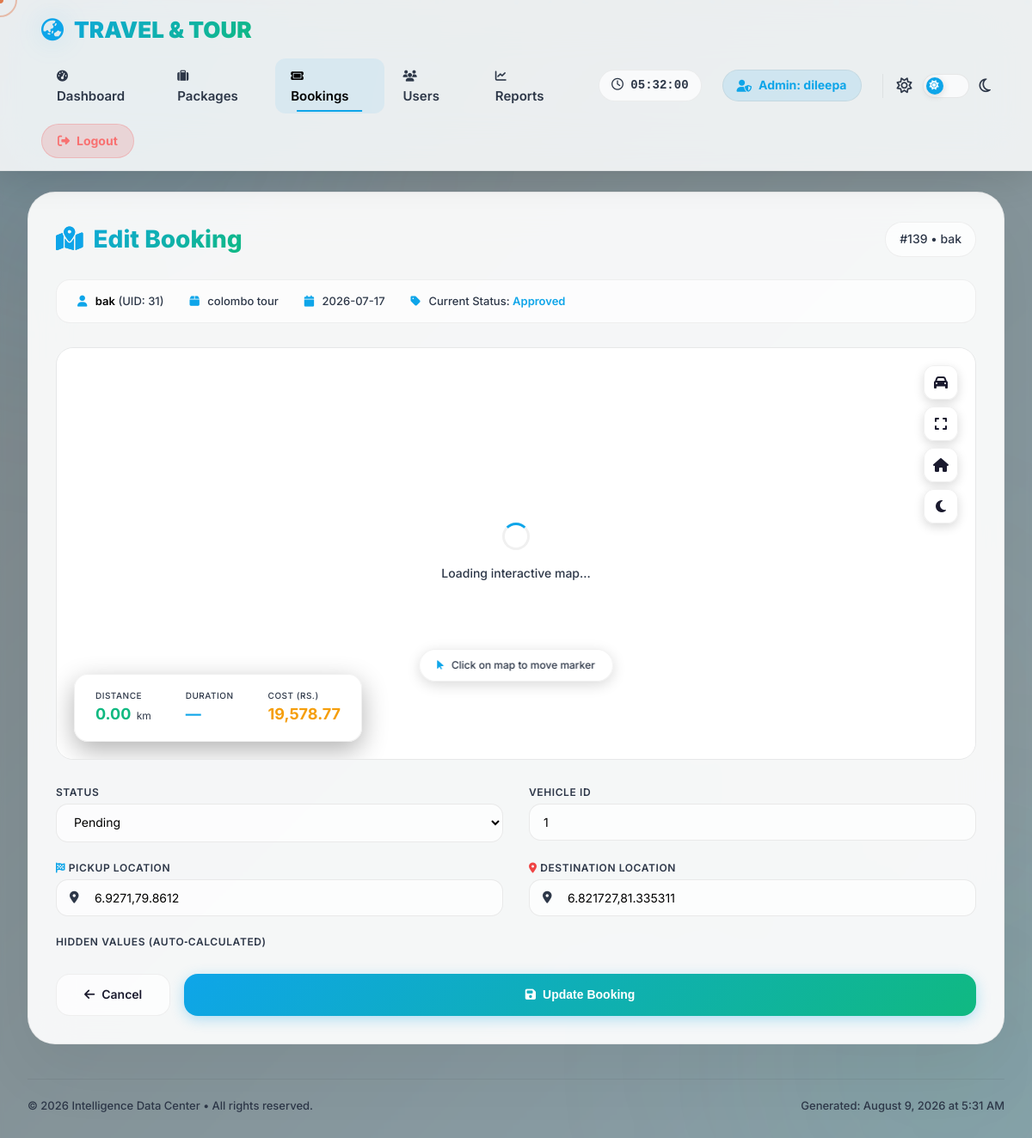
The page /admin/edit_booking.php?id=139 (signed in) on the database its author committed.
### tables this page shows
CREATE TABLE `bookings` (
  `id` int(11) NOT NULL,
  `user_id` int(11) NOT NULL,
  `package_id` int(11) NOT NULL,
  `package_name` varchar(255) DEFAULT NULL,
  `manual_package_name` varchar(255) DEFAULT NULL,
  `booking_date` datetime NOT NULL,
  `status` varchar(50) DEFAULT 'Approved',
  `pickup_location` varchar(255) DEFAULT NULL,
  `destination_location` varchar(255) DEFAULT NULL,
  `calculated_distance` decimal(10,2) DEFAULT NULL,
  `total_cost` decimal(10,2) DEFAULT NULL,
  `number_of_days` int(11) NOT NULL DEFAULT 1,
  `vehicle_id` int(11) NOT NULL,
  `start_date` date DEFAULT NULL,
  `end_date` date DEFAULT NULL,
  `number_of_members` int(11) DEFAULT 1,
  `pickup_lat` decimal(10,8) DEFAULT NULL,
  `pickup_lng` decimal(11,8) DEFAULT NULL,
  `dest_lat` decimal(10,8) DEFAULT NULL,
  `dest_lng` decimal(11,8) DEFAULT NULL,
  `petrol_cost` decimal(12,2) DEFAULT 0.00,
  `vehicle_cost` decimal(12,2) DEFAULT 0.00
);

CREATE TABLE `users` (
  `id` int(11) NOT NULL,
  `full_name` varchar(255) NOT NULL,
  `email` varchar(191) NOT NULL,
  `phone` varchar(20) DEFAULT NULL,
  `address` text DEFAULT NULL,
  `password` varchar(255) NOT NULL,
  `role` enum('user','admin') DEFAULT 'user',
  `created_at` timestamp NOT NULL DEFAULT current_timestamp()
);

CREATE TABLE `packages` (
  `id` int(11) NOT NULL,
  `title` varchar(255) NOT NULL,
  `description` text NOT NULL,
  `latitude` varchar(50) DEFAULT NULL,
  `longitude` varchar(50) DEFAULT NULL,
  `latitude2` varchar(50) DEFAULT NULL,
  `longitude2` varchar(50) DEFAULT NULL,
  `price` decimal(10,2) NOT NULL,
  `icon` varchar(50) DEFAULT '?',
  `created_at` timestamp NOT NULL DEFAULT current_timestamp(),
  `vehicle_id` int(11) DEFAULT NULL,
  `status` varchar(20) DEFAULT 'Active',
  `image` varchar(500) DEFAULT NULL
);

### admin/edit_booking.php (the view, shortened to what this page needs)
<?php
include("../includes/db.php");
$admin_name = 'Admin';
if (isset($_SESSION['admin_name']) && !empty($_SESSION['admin_name'])) {
    $admin_name = $_SESSION['admin_name'];
} elseif (isset($_SESSION['username']) && !empty($_SESSION['username'])) {
    $admin_name = $_SESSION['username'];
} elseif (isset($_SESSION['full_name']) && !empty($_SESSION['full_name'])) {
    $admin_name = $_SESSION['full_name'];
}
$display_admin = "Admin: " . $admin_name;
$booking_id = isset($_GET['id']) ? intval($_GET['id']) : 0;
$query = "SELECT b.*, u.full_name AS user_name, p.title AS pkg_name
          FROM bookings b
          INNER JOIN users u ON b.user_id = u.id
          LEFT JOIN packages p ON b.package_id = p.id
          WHERE b.id = $booking_id";
$result = mysqli_query($conn, $query);
$booking = mysqli_fetch_assoc($result);
?>
<!DOCTYPE html>
<html lang="en">
<head>
    <link rel="stylesheet" href="https://cdnjs.cloudflare.com/ajax/libs/font-awesome/6.5.1/css/all.min.css" />
    <link rel="stylesheet" href="https://cdnjs.cloudflare.com/ajax/libs/animate.css/4.1.1/animate.min.css"/>
</head>
<body>
<div class="blob blob-1"></div>
<div class="particles" id="particles"></div>
<div class="cursor-ring" id="cursorRing"></div>
<nav class="navbar">
    <div class="logo"><i class="fa-solid fa-earth-asia"></i> TRAVEL &amp; TOUR</div>
    <div class="nav-group">
        <div class="nav-links">
            <a href="dashboard.php"><i class="fa-solid fa-gauge-high"></i> Dashboard</a>
            <a href="packages.php"><i class="fa-solid fa-suitcase"></i> Packages</a>
            <a href="booking.php" class="active"><i class="fa-solid fa-ticket"></i> Bookings</a>
            <a href="users.php"><i class="fa-solid fa-users"></i> Users</a>
            <a href="advanced_reports.php"><i class="fa-solid fa-chart-line"></i> Reports</a>
        </div>
        <span class="navbar-clock" id="liveClock"><i class="fa-regular fa-clock"></i> Loading...</span>
        <div class="admin-badge">
            <i class="fa-solid fa-user-shield"></i>
            <?php echo htmlspecialchars($display_admin); ?>
        </div>
        <div class="theme-toggle-inline">
            <i class="fa-regular fa-sun toggle-icon" id="themeIcon"></i>
            <label class="toggle-switch">
                <span class="toggle-slider"></span>
            </label>
            <i class="fa-regular fa-moon toggle-icon"></i>
        </div>
    </div>
    <a href="../index.php" class="btn btn-danger" style="padding:8px 18px; border-radius:30px; font-size:14px; font-weight:700; text-decoration:none; display:inline-flex; align-items:center; gap:8px; background:rgba(239,68,68,0.15); color:#f87171; border:1px solid rgba(239,68,68,0.2); transition:all 0.3s ease;">
    <i class="fa-solid fa-right-from-bracket"></i> Logout
</a>
</nav>
<main class="main">
    <div class="container">
        <div class="header">
            <h2><i class="fas fa-map-marked-alt"></i> Edit Booking</h2>
            <span class="sub">#<?php echo $booking_id; ?> • <?php echo htmlspecialchars($booking['user_name']); ?></span>
        </div>
        <div class="info-bar">
            <span><i class="fas fa-user"></i> <strong><?php echo htmlspecialchars($booking['user_name']); ?></strong> (UID: <?php echo $booking['user_id']; ?>)</span>
            <span><i class="fas fa-box"></i> <?php echo htmlspecialchars($booking['pkg_name'] ?? 'Custom Plan'); ?></span>
            <span><i class="fas fa-calendar"></i> <?php echo date('Y-m-d', strtotime($booking['booking_date'])); ?></span>
            <span><i class="fas fa-tag"></i> Current Status: <strong style="color:var(--text-accent);"><?php echo ucfirst($booking['status']); ?></strong></span>
        </div>
        <div class="map-wrapper">
            <div id="map"></div>
            <div class="map-loading" id="mapLoading">
                <div class="spinner"></div>
                <span>Loading interactive map…</span>
            </div>
            <div class="map-click-hint">
            </div>
            <div class="route-info-card" id="routeInfo">
                <div class="stat">
                    <span class="label">Distance</span>
                    <span class="value dist" id="distDisplay"><?php echo $booking['calculated_distance'] ?? '0'; ?> <span class="unit">km</span></span>
                </div>
                <div class="stat">
                    <span class="label">Duration</span>
                    <span class="value dur" id="durDisplay">—</span>
                </div>
                <div class="stat">
                    <span class="label">Cost (Rs.)</span>
                    <span class="value cost" id="costDisplay"><?php echo number_format($booking['total_cost'] ?? 0, 2); ?></span>
                </div>
            </div>
            <div class="map-controls">
                <button id="trafficBtn" title="Toggle traffic layer"><i class="fas fa-car"></i></button>
                <button id="zoomRouteBtn" title="Zoom to route"><i class="fas fa-expand"></i></button>
                <button id="resetViewBtn" title="Reset view"><i class="fas fa-home"></i></button>
                <button id="styleToggleBtn" title="Toggle map style (Dark/Light)"><i class="fas fa-moon"></i></button>
            </div>
        </div>
        <form method="POST" id="editForm">
            <div class="form-grid">
                <div class="form-group">
                    <label>Status</label>
                    <select name="status">
                        <option value="pending" <?php echo $booking['status']=='pending'?'selected':''; ?>>Pending</option>
                    </select>
                </div>
                <div class="form-group">
                    <label>Vehicle ID</label>
                    <input type="number" name="vehicle_id" value="<?php echo $booking['vehicle_id']; ?>" placeholder="Enter vehicle ID">
                </div>
                <div class="form-group">
                    <label><i class="fas fa-flag-checkered" style="color:var(--text-accent);"></i> Pickup Location</label>
                    <div class="input-with-icon">
                        <i class="fas fa-location-dot"></i>
                        <input type="text" id="pickup_input" name="pickup_location"
                               value="<?php echo htmlspecialchars($booking['pickup_location'] ?? ''); ?>"
                               placeholder="Search or drag marker">
                    </div>
                </div>
                <div class="form-group">
                    <label><i class="fas fa-location-dot" style="color:var(--text-danger);"></i> Destination Location</label>
                    <div class="input-with-icon">
                        <i class="fas fa-location-dot"></i>
                        <input type="text" id="dest_input" name="destination_location"
                               value="<?php echo htmlspecialchars($booking['destination_location'] ?? ''); ?>"
                               placeholder="Search or drag marker">
                    </div>
                </div>
                <div class="form-group full">
                    <label>Hidden values (auto‑calculated)</label>
                </div>
            </div>
            <div class="btn-group">
                <a href="booking.php" class="btn btn-secondary"><i class="fas fa-arrow-left"></i> Cancel</a>
                <button type="submit" class="btn btn-primary"><i class="fas fa-save"></i> Update Booking</button>
            </div>
        </form>
    </div>
    <div class="footer-bar">
        <span>© <?php echo date('Y'); ?> Intelligence Data Center &bull; All rights reserved.</span>
        <span>Generated: <?php echo date('F j, Y \a\t g:i A'); ?></span>
    </div>
</main>
</body>
</html>

### rows shown on the page
bookings: user.full_name "bak", user "31", package.title "colombo tour", booking_date "2026-07-17", status "Approved", vehicle_id "1", pickup_location "6.9271,79.8612", destination_location "6.821727,81.335311"

### other values the page prints
$display_admin "Admin: dileepa"
$booking_id "139"
